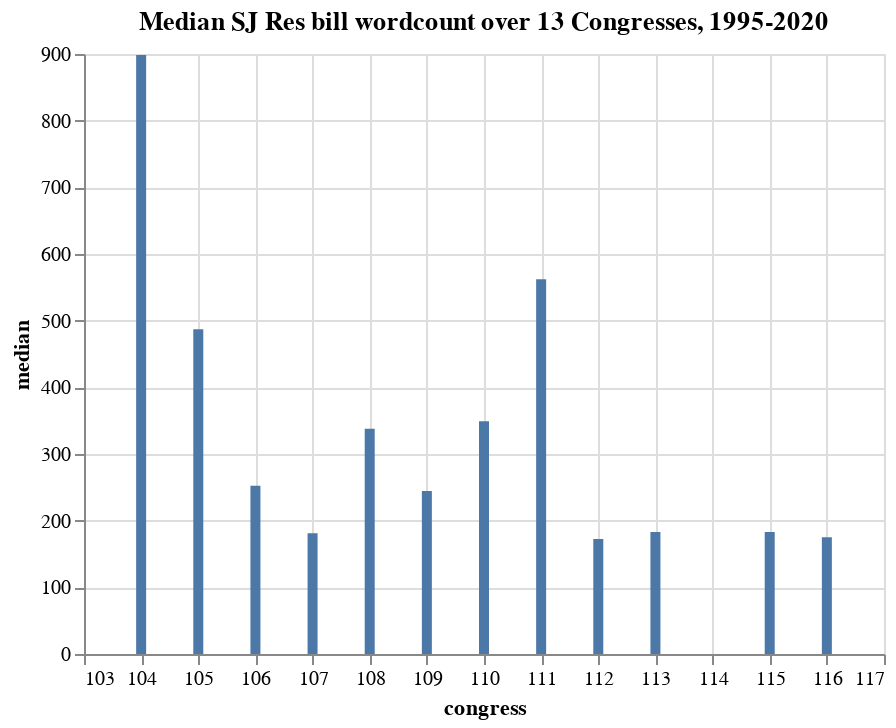

Here is the notebook cell this chart was saved with:
### Markdown cell above
#### Graphing the median senate bill word count by congress

### Code cell
alt.Chart(summary).mark_bar().encode(
    x='congress',
    y='median'
).properties(
    title='Median SJ Res bill wordcount over 13 Congresses, 1995-2020'
)

### Figure 1 — Vega-Lite specification as saved in the notebook (floating-point values rounded to 4 significant figures)
{"config": {"view": {"continuousWidth": 400, "continuousHeight": 300}}, "data": {"name": "data-c360505849283c4d015d26ea079ae5d2"}, "mark": "bar", "encoding": {"x": {"type": "quantitative", "field": "congress"}, "y": {"type": "quantitative", "field": "median"}}, "title": "Median SJ Res bill wordcount over 13 Congresses, 1995-2020", "$schema": "https://vega.github.io/schema/vega-lite/v4.8.1.json", "datasets": {"data-c360505849283c4d015d26ea079ae5d2": [{"congress": 104, "mean": 1178.0, "median": 898.5, "max": 2618.0, "min": 297.0}, {"congress": 105, "mean": 819.0, "median": 487.0, "max": 1576.0, "min": 211.0}, {"congress": 106, "mean": 279.5, "median": 252.5, "max": 440.0, "min": 173.0}, {"congress": 107, "mean": 301.7, "median": 181.0, "max": 645.0, "min": 102.0}, {"congress": 108, "mean": 368.3, "median": 338.0, "max": 586.0, "min": 164.0}, {"congress": 109, "mean": 244.5, "median": 244.5, "max": 293.0, "min": 196.0}, {"congress": 110, "mean": 2030.0, "median": 349.0, "max": 12050.0, "min": 160.0}, {"congress": 111, "mean": 552.1, "median": 562.0, "max": 1320.0, "min": 104.0}, {"congress": 112, "mean": 509.2, "median": 172.5, "max": 2080.0, "min": 156.0}, {"congress": 113, "mean": 181.8, "median": 183.0, "max": 189.0, "min": 172.0}, {"congress": 114, "mean": null, "median": null, "max": null, "min": null}, {"congress": 115, "mean": 274.4, "median": 183.0, "max": 773.0, "min": 144.0}, {"congress": 116, "mean": 173.7, "median": 175.0, "max": 176.0, "min": 170.0}]}}
